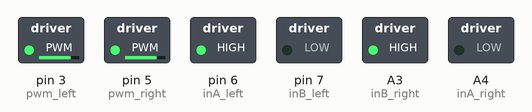
This sketch was run on a simulated Arduino Uno, built with avr-gcc and run on an emulated ATmega328P. Shown: switched loads named in the sketch (green lamp = pin HIGH).

Above: at 0.05 s.
At 4.05 s:
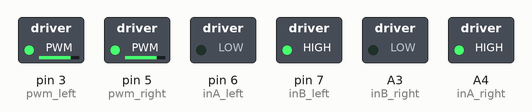
At 7.95 s:
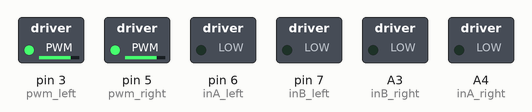
Timing chart, 0 to 9.2 s (numbered marks = the images above):
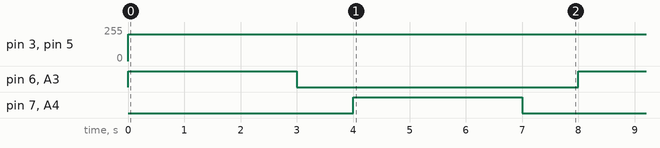

Measured:
- by itself, pin 3 (pwm_left), pin 5 (pwm_right): 0/255 → 200/255 at 0.00 s
- by itself, pin 6 (inA_left), pin 7 (inB_left), A3 (inB_right), A4 (inA_right): alternates HIGH for 3.0 s and LOW for 5.0 s

The sketch:

Motor_practice.ino
```cpp
const int pwm_right = 5; //pwm in D5
const int inA_right = A4; //inA in A3
const int inB_right = A3; //inB in A4
//
const int pwm_left = 3; //pwm in D3
const int inA_left = 6; //inA in D6
const int inB_left = 7; //inB in D7

void setup() {

pinMode(pwm_right, OUTPUT);
pinMode(inA_right,OUTPUT);
pinMode(inB_right,OUTPUT);

pinMode(pwm_left, OUTPUT);
pinMode(inA_left,OUTPUT);
pinMode(inB_left,OUTPUT);
}

void loop() {

//go forwards for 3 seconds
digitalWrite(inA_left, HIGH);
digitalWrite(inB_left,LOW);
analogWrite(pwm_left,200);

digitalWrite(inA_right, LOW);
digitalWrite(inB_right, HIGH);
analogWrite(pwm_right,200);

delay(3000);

//brake
digitalWrite(inA_left,LOW);
digitalWrite(inB_left,LOW);

digitalWrite(inA_right,LOW);
digitalWrite(inB_right,LOW);

delay(1000);

//go other direction for 3 seconds
digitalWrite(inA_left, LOW);
digitalWrite(inB_left,HIGH);

digitalWrite(inA_right, HIGH);
digitalWrite(inB_right, LOW);

delay(3000);

//brake
digitalWrite(inA_left,LOW);
digitalWrite(inB_left,LOW);

digitalWrite(inA_right,LOW);
digitalWrite(inB_right,LOW);

delay(1000);


}
```
